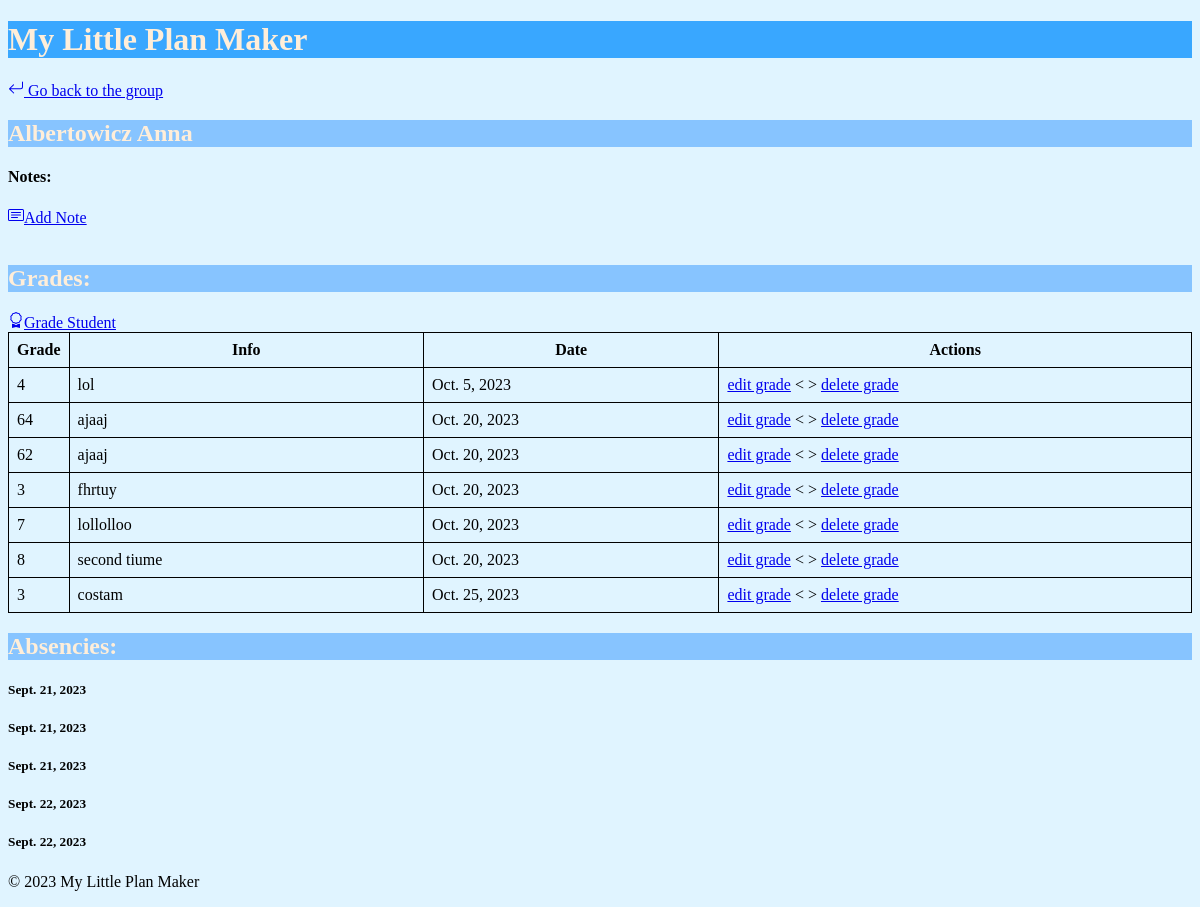
The page /groups/2A/1/ on the database as committed earlier.
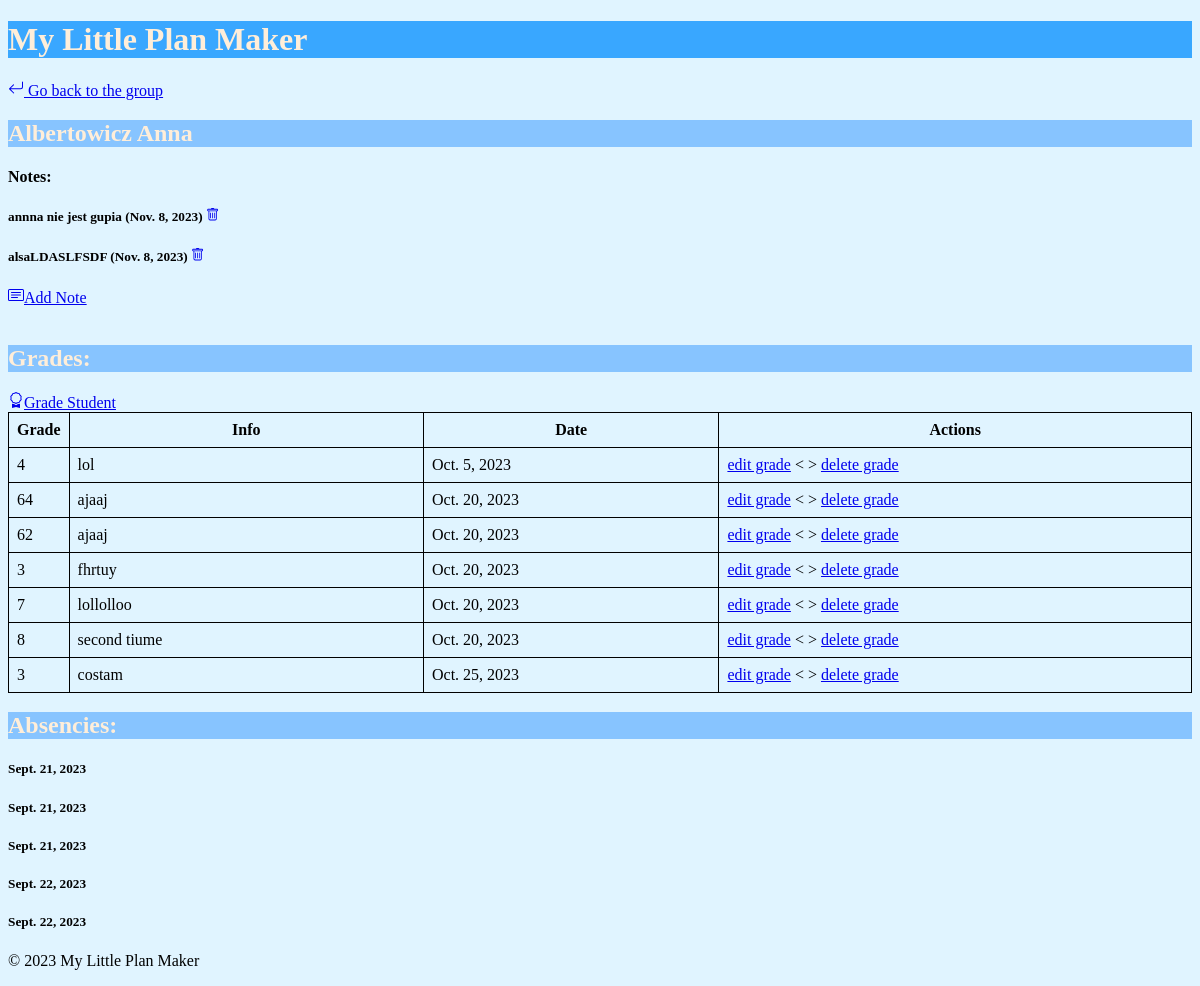
The same page on the database as committed later.
### groups/models.py (models this page shows, shortened)
class SingleGrade(ms.Model):
    student = ms.ForeignKey(Student, on_delete=ms.CASCADE)
    grade = ms.PositiveSmallIntegerField()
    description = ms.CharField(max_length=100)
    date = ms.DateField(default=timezone.now)

class Lesson(ms.Model):
    date = ms.DateField(default=timezone.now)
    subject = ms.CharField(max_length=50, help_text="The subject of the lesson.")
    group = ms.ForeignKey(Group, on_delete=ms.CASCADE, help_text="The group that participated in the lesson.")
    students_present = ms.ManyToManyField(Student, blank=True, related_name='lessons_present')
    students_absent = ms.ManyToManyField(Student, blank=True, related_name='lessons_absent')

class PersonalNote(ms.Model):
    student = ms.ForeignKey(Student, on_delete=ms.CASCADE)
    note = ms.TextField(max_length=500)
    date = ms.DateField(default=timezone.now)

### groups/views.py (the view)
# urls.py: path('<str:lvl>/<int:pk>/', views.student_info, name='student_info'),
def student_info(request, lvl, pk):
    group = get_object_or_404(Group, level=lvl)
    student = get_object_or_404(Student, pk=pk)
    lessons_absent = student.lessons_absent.all()
    grades = SingleGrade.objects.filter(student=student).order_by('date')
    notes = PersonalNote.objects.filter(student=student).order_by('date')
    return render(request, 'groups/student_info.html', {'student':student, 'lessons_absent':lessons_absent, 'group':group, 'grades':grades, 'notes':notes})

### groups/models.py (called while the page is built)
    def __str__(self):
        return f"{self.surname} {self.name}"

### templates/groups/student_info.html
{% extends 'groups/base.html' %}
{% block content %}
<a href="{% url 'group_lessons' lvl=student.group.level %}">
		{% include './icons/arrow-return-left.svg' %} Go back to the group</a>
<h2>{{student}}</h2>
<h4>Notes:</h4>
{% for note in notes %}
<h5>{{note.note}}  ({{note.date}})  <a href="{% url 'delete_note' lvl=group.level pk=student.pk pk2=note.pk %}">{% include './icons/trash.svg' %}</a></h5>
{% endfor %}
<a href="{% url 'edit_opinion' lvl=group.level pk=student.pk %}">
		    {% include './icons/card-text.svg' %}Add Note</a></h4>
<br>
<br>
<h2>Grades:</h2>
<a href="{% url 'single_grade' lvl=group.level pk=student.pk %}">
		    {% include './icons/award.svg' %}Grade Student</a>
<table>
<colgroup>
      <col style="width: 5%;">
      <col style="width: 30%;">
      <col style="width: 25%;">
      <col style="width: 40%;">
    </colgroup>
<tr>
<th>Grade</th>
<th>Info</th>
<th>Date</th>
<th>Actions</th>
</tr>
{% for grade in grades %}
<tr>
<td>{{grade.grade}}</td>
<td>{{grade.description}}</td>
<td>{{grade.date}}</td>
<td><a href="{% url 'edit_grade' lvl=group.level pk=student.pk pk2=grade.pk %}"> edit grade</a>
<     >
<a href="{% url 'delete_grade' lvl=group.level pk=student.pk pk2=grade.pk %}">delete grade</a></h5>
</td>
<tr>
{% endfor %}
</table>
<h2>Absencies:</h2>
{% for lesson in lessons_absent %}
<h5>{{lesson.date}}</h5>
{% endfor %}
{% endblock %}

Rows that differ between the two databases and show on the page:
added PersonalNote: note "annna nie jest gupia", date "Nov. 8, 2023"
added PersonalNote: note "alsaLDASLFSDF", date "Nov. 8, 2023"
